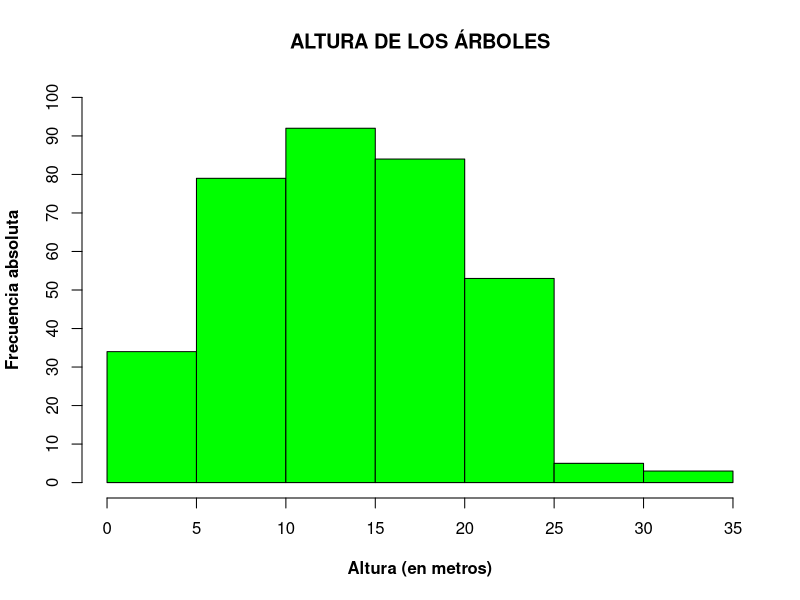
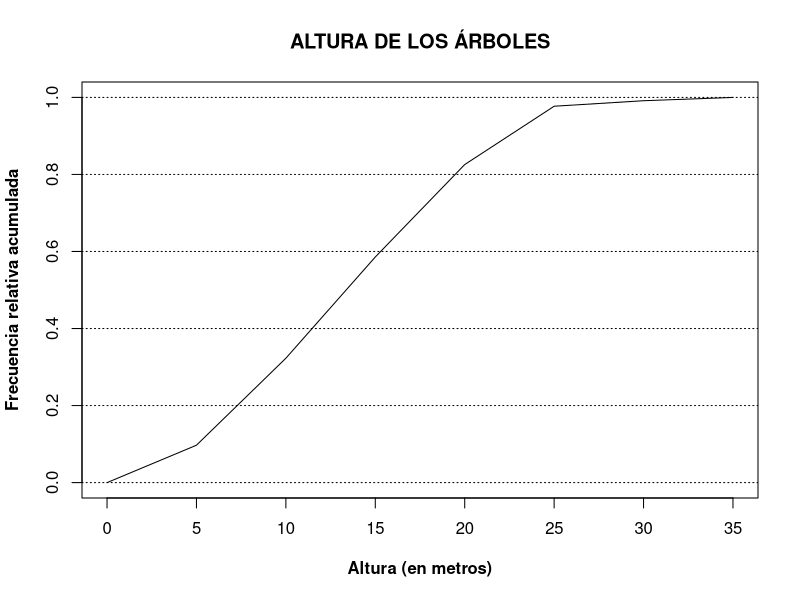
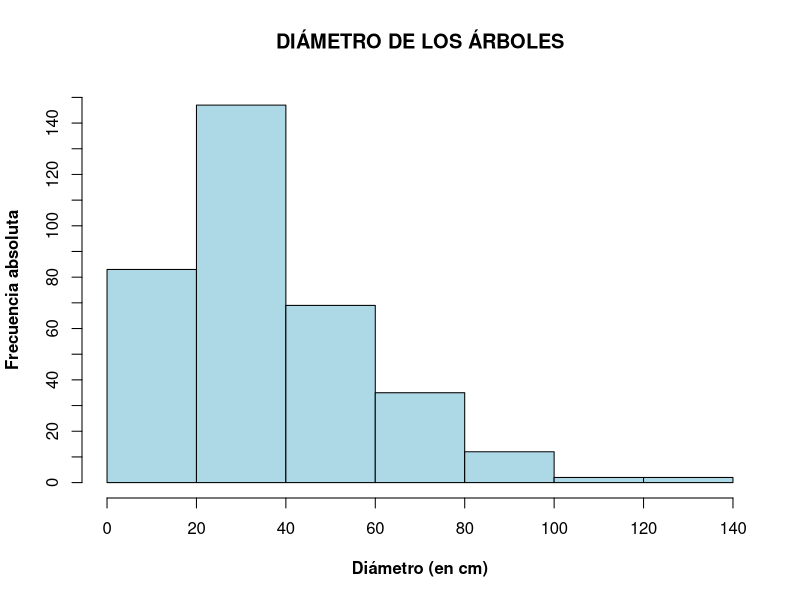
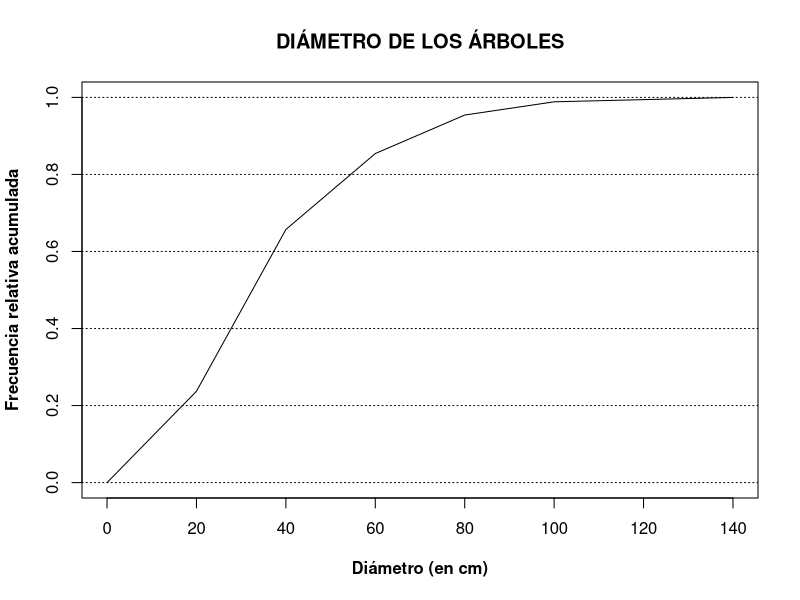
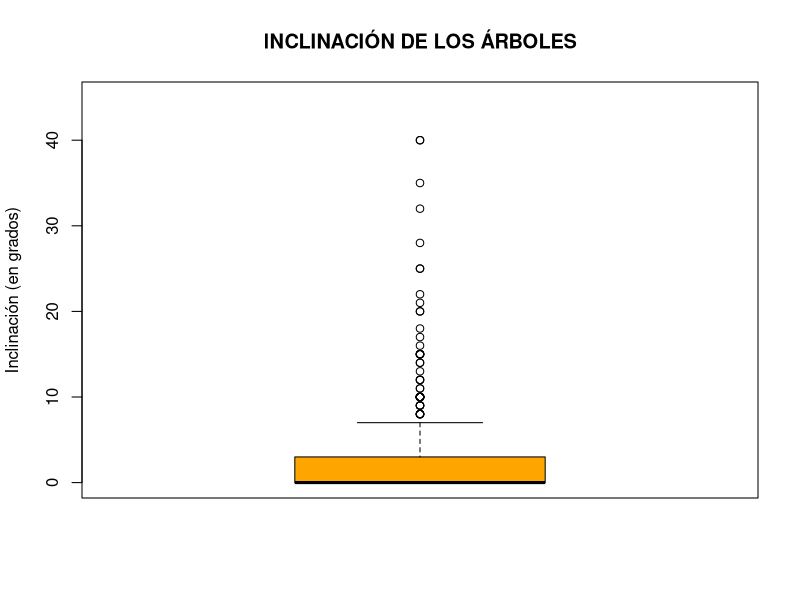
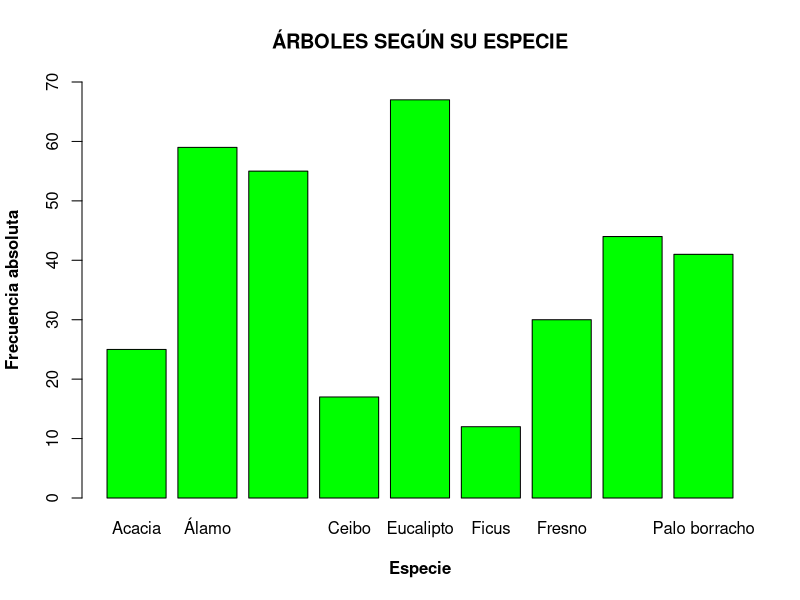
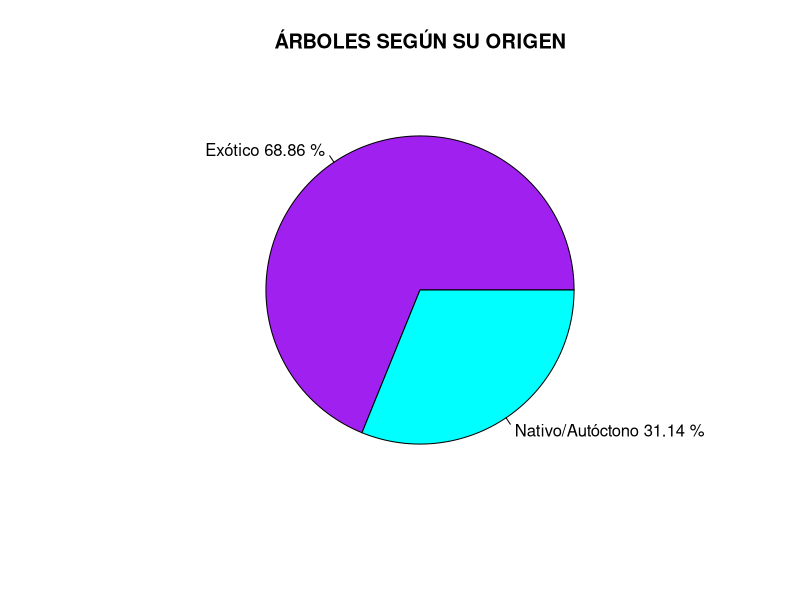
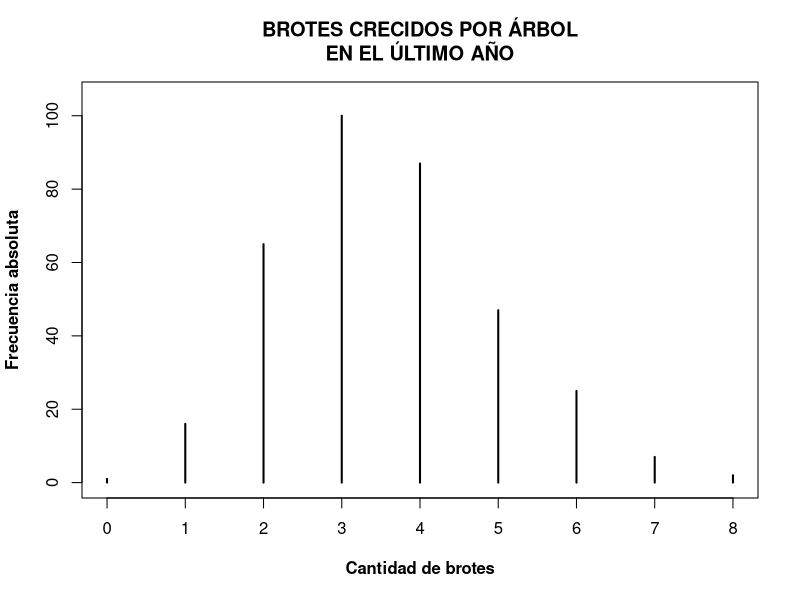

Write R code to recreate these figures, in order.
# Primer variable a analizar: ALTURA

tablasAltura <- function(Altura) {
  # Tabla de frecuencias
  frecAbs <- table(cut(Altura, seq(0, 35, 5), right = "TRUE"))
  frecRel <- round(frecAbs/length(Altura), digits = 4)
  frecAbsAcum = cumsum(frecAbs)
  frecRelAcum = round(cumsum(frecAbs/length(Altura)), digits = 4)
  tabla_altura <<- cbind(frecAbs, frecAbsAcum, frecRel, frecRelAcum)
  
  # Histograma
  tit <- "ALTURA DE LOS ÁRBOLES"
  b <- seq(0, 35, 5)
  hist(Altura, main = tit, xlab = "Altura (en metros)", ylab = "Frecuencia absoluta", 
       xlim = c(0, 35), ylim = c(0, 100), col = "green", 
       breaks = b, xaxt = "n", yaxt = "n", right = TRUE, font.lab = 2)
  axis(side = 1, at = b)
  axis(side = 2, at = seq(0, 100, 10))
  
  # Polígono acumulativo
  plot(c(0, frecRelAcum), type = "l", main = tit, xlab = "Altura (en metros)", 
       ylab = "Frecuencia relativa acumulada", xaxt = "n", font.lab = 2, xlim = c(1, 8))
  axis(side = 1, at = (1:8), labels = seq(0, 35, 5))
  abline(h = seq(0, 1, 0.2), lty = 3)
}

# Segunda variable a analizar: DIÁMETRO

tablasDiametro <- function(Diametro){
  
  # Tabla de frecuencias
  frecAbs <- table(cut(Diametro, seq(0, 140, 20), right = "TRUE"))
  frecRel <- round(frecAbs/length(Diametro), digits = 4)
  frecAbsAcum = cumsum(frecAbs)
  frecRelAcum = round(cumsum(frecAbs/length(Diametro)), digits = 4)
  tabla_diametro <<- cbind(frecAbs, frecAbsAcum, frecRel, frecRelAcum)
  
  # Histograma
  tit <- "DIÁMETRO DE LOS ÁRBOLES"
  b <- seq(0, 140, 20)
  hist(Diametro, main = tit, xlab = "Diámetro (en cm)", ylab = "Frecuencia absoluta", 
       xlim = c(0, 140), ylim = c(0, 150), col = "lightblue", 
       breaks = b, xaxt = "n", yaxt = "n", right = TRUE, font.lab = 2)
  axis(side = 1, at = b)
  axis(side = 2, at = seq(0, 150, 10))
  
  # Polígono acumulativo.
  plot(c(0, frecRelAcum), type = "l", main = tit, xlab = "Diámetro (en cm)", 
       ylab = "Frecuencia relativa acumulada", xaxt = "n", font.lab = 2)
  axis(side = 1, at = (1:8), labels = seq(0, 140, 20))
  abline(h = seq(0, 1, 0.2), lty = 3)
}

tablasInclinacion <- function(Inclinacion) {
  frecAbs <- table(cut(Inclinacion, seq(0, 42, 7), right = "FALSE"))
  frecRel <- round(frecAbs/length(Inclinacion), digits = 4)
  frecAbsAcum = cumsum(frecAbs)
  frecRelAcum = round(cumsum(frecAbs/length(Inclinacion)), digits = 4)
  tabla_inclinacion <<- cbind(frecAbs, frecAbsAcum, frecRel, frecRelAcum)
  
  tit <- "INCLINACIÓN DE LOS ÁRBOLES"
  boxplot(Inclinacion, main = tit, col = "orange", ylab = "Inclinación (en grados)", font = 2, ylim = c(0, 45))
}

tablasEspecie <- function(Especie) {
   frecAbs <- table(Especie)
   
   tit <- "ÁRBOLES SEGÚN SU ESPECIE"
   barplot(frecAbs, ylim = c(0, 70), col = "green", main = tit, xlab = "Especie", 
           ylab = "Frecuencia absoluta", font.lab = 2)
}

tablasOrigen <- function(Origen) {
  frecAbs <- table(Origen)
  porcentajes <- round((frecAbs / length(Origen)) * 100, digits = 2)
  tabla_origen <<- cbind(frecAbs, porcentajes)
  
  lbls <- c("Exótico", "Nativo/Autóctono")
  lbls <- paste(lbls, porcentajes)
  lbls <- paste(lbls, "%")
  
  tit <- "ÁRBOLES SEGÚN SU ORIGEN"
  pie(frecAbs, labels = lbls, main = tit, col = c("purple", "cyan"))
}

tablasBrotes <- function(Brotes) {
  frecAbs <- table(Brotes)
  frecRel <- round(frecAbs/length(Brotes), digits = 4)
  frecAbsAcum = cumsum(frecAbs)
  frecRelAcum = round(cumsum(frecAbs/length(Brotes)), digits = 4)
  tabla_brotes <<- cbind(frecAbs, frecAbsAcum, frecRel, frecRelAcum)
  
  tit <- "BROTES CRECIDOS POR ÁRBOL\nEN EL ÚLTIMO AÑO"
  plot(frecAbs, type = "h", main = tit, xlab = "Cantidad de brotes", ylab = "Frecuencia absoluta", font.lab = 2, ylim = c(0, 105))
  
  plot(frecRelAcum, type = "s", main = tit, xlab = "Cantidad de brotes", ylab = "Frecuencia relativa acumulada", font.lab = 2)
  
}

tablasEspecieOrigen <- function(Especie, Origen) {
  frecAbs <- table(Origen, Especie)
  tabla_especieOrigen <<- cbind(table(Especie, Origen), table(Especie))
  
  tit <- "ORIGEN DE LOS ÁRBOLES\nSEGÚN SU ESPECIE"
  barplot(frecAbs, beside = TRUE, ylim = c(0, 70), col = c("purple", "cyan"), main = tit, xlab = "Especie", 
          ylab = "Frecuencia absoluta", font.lab = 2)
  legend("topright", legend = c("Exótico", "Nativo/Autóctono"), fill = c("purple", "cyan"))
}

tablasEspecieBrotes <- function(Especie, Brotes) {
  frecAbs <- table(Brotes, Especie)
  totalPorEspecie <- c(1:9)
  for (i in seq(1:length(levels(Especie)))) {
    totalPorEspecie[i] = sum(table(Brotes, Especie)[, i] * c(0:8))
  }
  tabla_especieBrotes <<- cbind(levels(Especie), totalPorEspecie)
  
  tit <- "CANTIDAD DE BROTES POR ESPECIE\nEN EL ÚLTIMO AÑO"
  barplot(totalPorEspecie, names.arg = levels(Especie), col = "purple", ylim = c(0, 250), main = tit, 
          xlab = "Especie", ylab = "Frecuencia absoluta", font.lab = 2)
}

leerDatos <- function() {
  #setwd("~/TP1PyE")
  datos <- read.table(file = "base1.txt", header = TRUE, sep = "\t", 
                      col.names = c("ID", "Altura", "Diametro", "Inclinacion", "Especie", "Origen", "Brotes"))
  attach(datos)
  fuente <- "Fuente: Censo Forestal Urbano Público, Ciudad de Buenos Aires, año 2011"
  tablasAltura(Altura)
  tablasDiametro(Diametro)
  tablasInclinacion(Inclinacion)
  tablasEspecie(Especie)
  tablasOrigen(Origen)
  tablasBrotes(Brotes)
  tablasEspecieOrigen(Especie, Origen)
  tablasEspecieBrotes(Especie, Brotes)
}

leerDatos()
